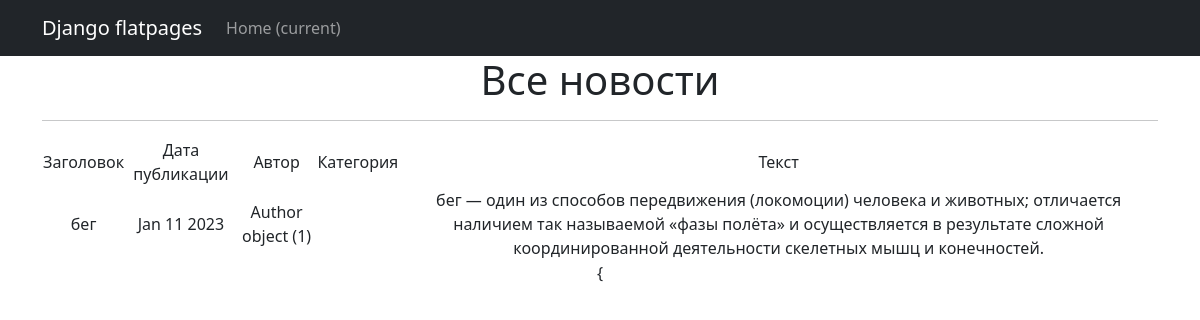
Screenshot of /news/1 with the database file from the repository.
### accounts/models.py (models this page shows, shortened)
class Post(models.Model):
    news = 'NS'
    article = 'AR'
    CAT_CHOISE = [
        (news, 'новость'),
        (article, 'статья')
    ]
    author = models.ForeignKey(Author, on_delete=models.CASCADE)
    choise = models.CharField(max_length=2, choices=CAT_CHOISE, default=article)
    time = models.DateTimeField(auto_now_add=True)
    category = models.ManyToManyField(Category, through='PostCategory')
    title = models.CharField(max_length=128)
    text = models.TextField()
    rating = models.SmallIntegerField(default=0)

class Author(models.Model):
    user = models.OneToOneField(User, on_delete=models.CASCADE, null=True, )
    rating = models.SmallIntegerField(default=0)

### accounts/views.py (the view)
# urls.py: path("<int:pk>", PostDetail.as_view())
class PostDetail(DetailView):
    model = Post
    template_name = 'post.html'
    context_object_name = 'post'

### accounts/templatetags/custom_filters.py (called while the page is built)
@register.filter()
def censor(value):
    te = str(value)
    text=te.lower()
    text_split = text.split()
    cen = {"дзюдо": "д****"}
    for key, value in cen.items():
        for i in range(len(text_split)):
            if text_split[i] == key:
                text_split[i] = value
    return f'{" ".join(map(str,text_split))} '

### templates/post.html (shortened to what this page needs)
{% extends 'flatpages/default.html' %}
{% load custom_filters %}
{% block content %}
   <h1>Все новости</h1>
   <hr>
       <table>
           <tr>
               <td>Заголовок</td>
               <td>Дата публикации</td>
               <td>Автор</td>
               <td>Категория</td>
               <td>Текст</td>
           </tr>
           <tr>
                <td>{{ post.title|censor }}</td>
               <td>{{ post.time|date:'M d Y' }}</td>
               <td>{{ post.author }}</td>
               <td>{{ postr.category }}</td>
               <td>{{ post.text|censor }}</td>
           </tr>
       </table>
   {
{% endblock content %}

### rows the page displays
Post: title|censor "бег", time "Jan 11 2023", author "Author object (1)", text|censor "бег — один из способов передвижения (локомоции) человека и животных; отличается наличием так называемой «фазы полёта» и осуществляется в результате сложной координированной деятельности скелетных мышц и конечностей."
